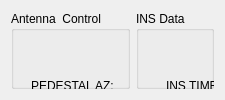
       <widget class="QWidget" name="MisAlignment">
        <attribute name="title">
         <string>Antenna</string>
        </attribute>
        <layout class="QGridLayout" name="gridLayout_3">
         <item row="0" column="0">
          <widget class="QGroupBox" name="groupBox_5">
           <property name="title">
            <string>Antenna  Control</string>
           </property>
           <widget class="QLabel" name="lblAntControlAz">
            <property name="geometry">
             <rect>
              <x>20</x>
              <y>60</y>
              <width>121</width>
              <height>30</height>
             </rect>
            </property>
            <property name="text">
             <string>PEDESTAL AZ:</string>
            </property>
           </widget>
           <widget class="QDoubleSpinBox" name="sbAntControlAz">
            <property name="geometry">
             <rect>
              <x>160</x>
              <y>60</y>
              <width>151</width>
              <height>30</height>
             </rect>
            </property>
            <property name="suffix">
             <string> deg</string>
            </property>
            <property name="minimum">
             <double>-231654132.000000000000000</double>
            </property>
            <property name="maximum">
             <double>26633206165.000000000000000</double>
            </property>
           </widget>
           <widget class="QDoubleSpinBox" name="sbAntControlEl">
            <property name="geometry">
             <rect>
              <x>160</x>
              <y>110</y>
              <width>151</width>
              <height>30</height>
             </rect>
            </property>
            <property name="suffix">
             <string> deg</string>
            </property>
            <property name="minimum">
             <double>-231654132.000000000000000</double>
            </property>
            <property name="maximum">
             <double>26633206165.000000000000000</double>
            </property>
           </widget>
           <widget class="QLabel" name="lblAntControlEl">
            <property name="geometry">
             <rect>
              <x>20</x>
              <y>110</y>
              <width>121</width>
              <height>30</height>
             </rect>
            </property>
            <property name="text">
             <string>PEDESTAL EL:</string>
            </property>
           </widget>
           <widget class="QDoubleSpinBox" name="sbAntControlAzRate">
            <property name="geometry">
             <rect>
              <x>160</x>
              <y>160</y>
              <width>151</width>
              <height>30</height>
             </rect>
            </property>
            <property name="suffix">
             <string> deg</string>
            </property>
            <property name="minimum">
             <double>-231654132.000000000000000</double>
            </property>
            <property name="maximum">
             <double>26633206165.000000000000000</double>
            </property>
           </widget>
           <widget class="QLabel" name="lblAntControlAzRate">
            <property name="geometry">
             <rect>
              <x>20</x>
              <y>160</y>
              <width>121</width>
              <height>30</height>
             </rect>
            </property>
            <property name="text">
             <string>PEDESTAL AZ Rate:</string>
            </property>
           </widget>
           <widget class="QLabel" name="lblAntControlElRate">
            <property name="geometry">
             <rect>
              <x>20</x>
              <y>210</y>
              <width>121</width>
              <height>30</height>
             </rect>
            </property>
            <property name="text">
             <string>PEDESTAL EL Rate:</string>
            </property>
           </widget>
           <widget class="QDoubleSpinBox" name="sbAntControlElRate">
            <property name="geometry">
             <rect>
              <x>160</x>
              <y>210</y>
              <width>151</width>
              <height>30</height>
             </rect>
            </property>
            <property name="suffix">
             <string> deg</string>
            </property>
            <property name="minimum">
             <double>-231654132.000000000000000</double>
            </property>
            <property name="maximum">
             <double>26633206165.000000000000000</double>
            </property>
           </widget>
           <widget class="QLabel" name="lblAntControlScanDir">
            <property name="geometry">
             <rect>
              <x>20</x>
              <y>260</y>
              <width>121</width>
              <height>30</height>
             </rect>
            </property>
            <property name="text">
             <string>SCAN DIRECTION:</string>
            </property>
           </widget>
           <widget class="QLabel" name="lblAntControlAntPosTime">
            <property name="geometry">
             <rect>
              <x>20</x>
              <y>310</y>
              <width>121</width>
              <height>30</height>
             </rect>
            </property>
            <property name="text">
             <string>ANT POS TIME TAG:</string>
            </property>
           </widget>
           <widget class="QDoubleSpinBox" name="sbAntControlAntPosTime">
            <property name="geometry">
             <rect>
              <x>160</x>
              <y>310</y>
              <width>151</width>
              <height>30</height>
             </rect>
            </property>
            <property name="suffix">
             <string> Msec</string>
            </property>
            <property name="decimals">
             <number>0</number>
            </property>
            <property name="minimum">
             <double>0.000000000000000</double>
            </property>
            <property name="maximum">
             <double>42949672951321.000000000000000</double>
            </property>
           </widget>
           <widget class="QPushButton" name="pbAntPosition">
            <property name="geometry">
             <rect>
              <x>20</x>
              <y>410</y>
              <width>281</width>
              <height>30</height>
             </rect>
            </property>
            <property name="text">
             <string>Update Antenna Position</string>
            </property>
           </widget>
           <widget class="QCheckBox" name="chbEnableAnteenaControl">
            <property name="geometry">
             <rect>
              <x>230</x>
              <y>20</y>
              <width>70</width>
              <height>30</height>
             </rect>
            </property>
            <property name="text">
             <string>Enable</string>
            </property>
            <property name="checked">
             <bool>true</bool>
            </property>
           </widget>
           <widget class="QComboBox" name="cbAntControlScanDir">
            <property name="geometry">
             <rect>
              <x>160</x>
              <y>260</y>
              <width>151</width>
              <height>31</height>
             </rect>
            </property>
            <item>
             <property name="text">
              <string>0-CCW</string>
             </property>
            </item>
            <item>
             <property name="text">
              <string>1-CW</string>
             </property>
            </item>
           </widget>
           <widget class="QPushButton" name="pbClearAntPosition">
            <property name="geometry">
             <rect>
              <x>20</x>
              <y>360</y>
              <width>281</width>
              <height>30</height>
             </rect>
            </property>
            <property name="text">
             <string>Clear Antenna Position</string>
            </property>
           </widget>
          </widget>
         </item>
         <item row="0" column="1">
          <widget class="QGroupBox" name="groupBox_6">
           <property name="title">
            <string>INS Data</string>
           </property>
           <widget class="QDoubleSpinBox" name="sbINSDataUTMX">
            <property name="geometry">
             <rect>
              <x>140</x>
              <y>110</y>
              <width>181</width>
              <height>30</height>
             </rect>
            </property>
            <property name="suffix">
             <string> Meter</string>
            </property>
            <property name="decimals">
             <number>0</number>
            </property>
            <property name="maximum">
             <double>42949672951321.000000000000000</double>
            </property>
           </widget>
           <widget class="QLabel" name="lblINSDataUTMX">
            <property name="geometry">
             <rect>
              <x>30</x>
              <y>110</y>
              <width>121</width>
              <height>30</height>
             </rect>
            </property>
            <property name="text">
             <string>UTM_X:</string>
            </property>
           </widget>
           <widget class="QDoubleSpinBox" name="sbINSDataUTMY">
            <property name="geometry">
             <rect>
              <x>140</x>
              <y>160</y>
              <width>181</width>
              <height>30</height>
             </rect>
            </property>
            <property name="suffix">
             <string> Meter</string>
            </property>
            <property name="decimals">
             <number>0</number>
            </property>
            <property name="maximum">
             <double>42949672951321.000000000000000</double>
            </property>
           </widget>
           <widget class="QLabel" name="lblINSDataUTMY">
            <property name="geometry">
             <rect>
              <x>30</x>
              <y>160</y>
              <width>121</width>
              <height>30</height>
             </rect>
            </property>
            <property name="text">
             <string>UTM_Y:</string>
            </property>
           </widget>
           <widget class="QDoubleSpinBox" name="sbINSDataUTMZ">
            <property name="geometry">
             <rect>
              <x>140</x>
              <y>210</y>
              <width>181</width>
              <height>30</height>
             </rect>
            </property>
            <property name="suffix">
             <string> Meter</string>
            </property>
            <property name="decimals">
             <number>0</number>
            </property>
            <property name="minimum">
             <double>-42949672951321.000000000000000</double>
            </property>
            <property name="maximum">
             <double>42949672951321.000000000000000</double>
            </property>
           </widget>
           <widget class="QLabel" name="lblINSDataUTMZ">
            <property name="geometry">
             <rect>
              <x>30</x>
              <y>210</y>
              <width>121</width>
              <height>30</height>
             </rect>
            </property>
            <property name="text">
             <string>UTM_Z:</string>
            </property>
           </widget>
           <widget class="QDoubleSpinBox" name="sbINSDataUTMZone">
            <property name="geometry">
             <rect>
              <x>140</x>
              <y>260</y>
              <width>181</width>
              <height>30</height>
             </rect>
            </property>
            <property name="suffix">
             <string> Meter</string>
            </property>
            <property name="decimals">
             <number>0</number>
            </property>
            <property name="minimum">
             <double>-42949672951321.000000000000000</double>
            </property>
            <property name="maximum">
             <double>42949672951321.000000000000000</double>
            </property>
           </widget>
           <widget class="QLabel" name="lblINSDataUTMZone">
            <property name="geometry">
             <rect>
              <x>30</x>
              <y>260</y>
              <width>121</width>
              <height>30</height>
             </rect>
            </property>
            <property name="text">
             <string>UTM ZONE:</string>
            </property>
           </widget>
           <widget class="QDoubleSpinBox" name="sbINSDataTrueHead">
            <property name="geometry">
             <rect>
              <x>140</x>
              <y>310</y>
              <width>181</width>
              <height>30</height>
             </rect>
            </property>
            <property name="suffix">
             <string> deg</string>
            </property>
            <property name="minimum">
             <double>-42949672951321.000000000000000</double>
            </property>
            <property name="maximum">
             <double>42949672951321.000000000000000</double>
            </property>
           </widget>
           <widget class="QLabel" name="lblINSDataTrueHead">
            <property name="geometry">
             <rect>
              <x>30</x>
              <y>310</y>
              <width>121</width>
              <height>30</height>
             </rect>
            </property>
            <property name="text">
             <string>TRUE HEADING:</string>
            </property>
           </widget>
           <widget class="QLabel" name="lblINSDataRoll">
            <property name="geometry">
             <rect>
              <x>30</x>
              <y>360</y>
              <width>121</width>
              <height>30</height>
             </rect>
            </property>
            <property name="text">
             <string>ROLL:</string>
            </property>
           </widget>
           <widget class="QDoubleSpinBox" name="sbINSDataRoll">
            <property name="geometry">
             <rect>
              <x>140</x>
              <y>360</y>
              <width>181</width>
              <height>30</height>
             </rect>
            </property>
            <property name="suffix">
             <string> deg</string>
            </property>
            <property name="minimum">
             <double>-42949672951321.000000000000000</double>
            </property>
            <property name="maximum">
             <double>42949672951321.000000000000000</double>
            </property>
           </widget>
           <widget class="QLabel" name="lblINSDataPitch">
            <property name="geometry">
             <rect>
              <x>350</x>
              <y>60</y>
              <width>121</width>
              <height>30</height>
             </rect>
            </property>
            <property name="text">
             <string>PITCH:</string>
            </property>
           </widget>
           <widget class="QDoubleSpinBox" name="sbINSDataPitch">
            <property name="geometry">
             <rect>
              <x>440</x>
              <y>60</y>
              <width>181</width>
              <height>30</height>
             </rect>
            </property>
            <property name="suffix">
             <string> deg</string>
            </property>
            <property name="minimum">
             <double>-42949672951321.000000000000000</double>
            </property>
            <property name="maximum">
             <double>42949672951321.000000000000000</double>
            </property>
           </widget>
           <widget class="QLabel" name="lblINSDataYawRate">
            <property name="geometry">
             <rect>
              <x>350</x>
              <y>110</y>
              <width>121</width>
              <height>30</height>
             </rect>
            </property>
            <property name="text">
             <string>YAW RATE:</string>
            </property>
           </widget>
           <widget class="QDoubleSpinBox" name="sbINSDataYawRate">
            <property name="geometry">
             <rect>
              <x>440</x>
              <y>110</y>
              <width>181</width>
              <height>30</height>
             </rect>
            </property>
            <property name="suffix">
             <string> deg</string>
            </property>
            <property name="minimum">
             <double>-42949672951321.000000000000000</double>
            </property>
            <property name="maximum">
             <double>42949672951321.000000000000000</double>
            </property>
           </widget>
           <widget class="QDoubleSpinBox" name="sbINSDataRollRate">
            <property name="geometry">
             <rect>
              <x>440</x>
              <y>160</y>
              <width>181</width>
              <height>30</height>
             </rect>
            </property>
            <property name="suffix">
             <string> deg</string>
            </property>
            <property name="minimum">
             <double>-42949672951321.000000000000000</double>
            </property>
            <property name="maximum">
             <double>42949672951321.000000000000000</double>
            </property>
           </widget>
           <widget class="QLabel" name="lblINSDataRollRate">
            <property name="geometry">
             <rect>
              <x>350</x>
              <y>160</y>
              <width>121</width>
              <height>30</height>
             </rect>
            </property>
            <property name="text">
             <string>ROLL RATE:</string>
            </property>
           </widget>
           <widget class="QDoubleSpinBox" name="sbINSDataPitchRate">
            <property name="geometry">
             <rect>
              <x>440</x>
              <y>210</y>
              <width>181</width>
              <height>30</height>
             </rect>
            </property>
            <property name="suffix">
             <string> deg</string>
            </property>
            <property name="minimum">
             <double>-42949672951321.000000000000000</double>
            </property>
            <property name="maximum">
             <double>42949672951321.000000000000000</double>
            </property>
           </widget>
           <widget class="QLabel" name="lblINSDataPitchRate">
            <property name="geometry">
             <rect>
              <x>350</x>
              <y>210</y>
              <width>121</width>
              <height>30</height>
             </rect>
            </property>
            <property name="text">
             <string>PITCH RATE:</string>
            </property>
           </widget>
           <widget class="QDoubleSpinBox" name="sbINSDataAvnVelX">
            <property name="geometry">
             <rect>
              <x>440</x>
              <y>260</y>
              <width>181</width>
              <height>30</height>
             </rect>
            </property>
            <property name="suffix">
             <string> m/sec</string>
            </property>
            <property name="minimum">
             <double>-42949672951321.000000000000000</double>
            </property>
            <property name="maximum">
             <double>42949672951321.000000000000000</double>
            </property>
           </widget>
           <widget class="QLabel" name="lblINSDataAvnVelX">
            <property name="geometry">
             <rect>
              <x>350</x>
              <y>260</y>
              <width>121</width>
              <height>30</height>
             </rect>
            </property>
            <property name="text">
             <string>AVN VEL X:</string>
            </property>
           </widget>
           <widget class="QLabel" name="lblINSDataAvnVelY">
            <property name="geometry">
             <rect>
              <x>350</x>
              <y>310</y>
              <width>121</width>
              <height>30</height>
             </rect>
            </property>
            <property name="text">
             <string>AVN VEL Y:</string>
            </property>
           </widget>
           <widget class="QDoubleSpinBox" name="sbINSDataAvnVelY">
            <property name="geometry">
             <rect>
              <x>440</x>
              <y>310</y>
              <width>181</width>
              <height>30</height>
             </rect>
            </property>
            <property name="suffix">
             <string> m/sec</string>
            </property>
            <property name="minimum">
             <double>-42949672951321.000000000000000</double>
            </property>
            <property name="maximum">
             <double>42949672951321.000000000000000</double>
            </property>
           </widget>
           <widget class="QDoubleSpinBox" name="sbINSDataAvnVelZ">
            <property name="geometry">
             <rect>
              <x>440</x>
              <y>360</y>
              <width>181</width>
              <height>30</height>
             </rect>
            </property>
            <property name="suffix">
             <string> m/sec</string>
            </property>
            <property name="minimum">
             <double>-42949672951321.000000000000000</double>
            </property>
            <property name="maximum">
             <double>42949672951321.000000000000000</double>
            </property>
           </widget>
           <widget class="QLabel" name="lblINSDataAvnVelZ">
            <property name="geometry">
             <rect>
              <x>350</x>
              <y>360</y>
              <width>121</width>
              <height>30</height>
             </rect>
            </property>
            <property name="text">
             <string>AVN VEL Z:</string>
            </property>
           </widget>
           <widget class="QPushButton" name="pbINSDataUpdate">
            <property name="geometry">
             <rect>
              <x>360</x>
              <y>410</y>
              <width>141</width>
              <height>30</height>
             </rect>
            </property>
            <property name="text">
             <string>Update INS Data</string>
            </property>
           </widget>
           <widget class="QDoubleSpinBox" name="sbINSDataTimeTag">
            <property name="geometry">
             <rect>
              <x>140</x>
              <y>60</y>
              <width>181</width>
              <height>30</height>
             </rect>
            </property>
            <property name="decimals">
             <number>0</number>
            </property>
            <property name="maximum">
             <double>42949672951321.000000000000000</double>
            </property>
           </widget>
           <widget class="QLabel" name="lblINSDataTimeTag">
            <property name="geometry">
             <rect>
              <x>30</x>
              <y>60</y>
              <width>121</width>
              <height>30</height>
             </rect>
            </property>
            <property name="text">
             <string>INS TIME TAG:</string>
            </property>
           </widget>
           <widget class="QCheckBox" name="chbEnableInsData">
            <property name="geometry">
             <rect>
              <x>550</x>
              <y>20</y>
              <width>70</width>
              <height>30</height>
             </rect>
            </property>
            <property name="text">
             <string>Enable</string>
            </property>
            <property name="checked">
             <bool>true</bool>
            </property>
           </widget>
           <widget class="QPushButton" name="pbINSDataClear">
            <property name="geometry">
             <rect>
              <x>170</x>
              <y>410</y>
              <width>151</width>
              <height>30</height>
             </rect>
            </property>
            <property name="text">
             <string>Clear INS Data</string>
            </property>
           </widget>
          </widget>
         </item>
        </layout>
       </widget>
